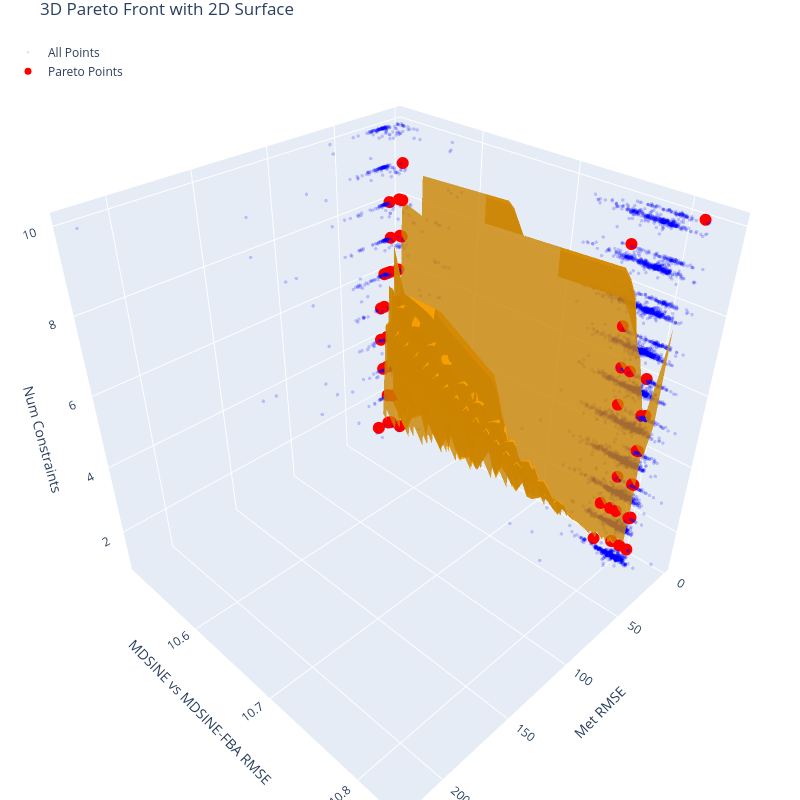

This figure's notebook cell:
### Code cell
### Here create pareto front for Monte Carlo Constraint FBA 

### Reading in all of the data from the simulation 
import ast
MC_constraint_directory = '/Users/haydengallo/UMass_Dropbox/Dropbox (UMass Medical School)/Bucci_Lab/glv_FBA/gLV_FBA_test_Kennedy_et_al_2025/processed_data_filtered_RC_all_cohorts_corrected_abs_abun/hpc_MC_FBA_constraints_test_1/'

met_rmse =[]
abun_rmse =[]
num_constraints = []
constraints = []
sim_num = []

conditions = ['Subject_1953_rmse']#, 'Subject_1999_rmse']
for j, name in enumerate(conditions):
    subdirectory = MC_constraint_directory + name
    temp_abun = []
    temp_met =[]
    for i in range(0,15000):
        
        temp_dir = subdirectory + '/rmse_dict_' + str(i) + '.csv'
        #print(temp_dir)
        if os.path.exists(temp_dir):
            #print(temp_dir)
            
            with open(temp_dir, 'r') as f:
                data_dict = json.load(f)
            met_rmse.append(data_dict['total_rmse'])
            constraints.append(data_dict['mets_constrained'])
            num_constraints.append(len(data_dict['mets_constrained']))
            abun_rmse.append(data_dict['rmse_MDSINE_vs_FBA'])
            sim_name = str(i)
            sim_num.append(sim_name)
            
data = list(zip(met_rmse, abun_rmse, num_constraints, constraints, sim_num))
mc_constraint_df = pd.DataFrame(data, columns=['met_rmse', 'abun_rmse', 'num_constraints', 'constraints', 'sim_num'])
mc_constraint_df

mc_constraint_df_filt = mc_constraint_df[mc_constraint_df['met_rmse'] != np.inf]

mc_constraint_df_filt_reduced = mc_constraint_df_filt.drop(columns=['constraints', 'sim_num'])

### determine pareto front
mask = paretoset(mc_constraint_df_filt_reduced, sense =['min', 'min', 'min'])
mc_constraint_df_filt['pareto'] = mask
mc_constraint_df_filt
            
# Create a figure
fig = go.Figure()

# Add scatter points for all data
fig.add_trace(go.Scatter3d(
    x=mc_constraint_df_filt['met_rmse'],
    y=np.log10(mc_constraint_df_filt['abun_rmse']),
    z=mc_constraint_df_filt['num_constraints'],
    mode='markers',
    marker=dict(
        size=2,
        color=mc_constraint_df_filt['pareto'].astype(int),  # Convert boolean to int for coloring
        colorscale=[[0, 'blue'], [1, 'red']],  # Blue for non-Pareto, red for Pareto
        opacity=0.2
    ),
    name='All Points'
))

# Filter only Pareto points
pareto_points = mc_constraint_df_filt[mc_constraint_df_filt['pareto'] == True]

# Extract coordinates of Pareto points
x = pareto_points['met_rmse'].values
y = np.log10(pareto_points['abun_rmse'].values)
z = pareto_points['num_constraints'].values
#pareto_sims = np.int64(pareto_points['sim_num'].values)

# Create a 2D surface for the Pareto front
if len(x) >= 4:
    # Create a grid for interpolation
    xi = np.linspace(min(x), max(x), 50)
    yi = np.linspace(min(y), max(y), 50)
    X, Y = np.meshgrid(xi, yi)
    
    # Interpolate z values over the grid
    points = np.vstack((x, y)).T
    Z = griddata(points, z, (X, Y), method='linear')
    
    color1 = 'orange'

    # Create the surface
    fig.add_trace(go.Surface(
        x=X,
        y=Y,
        z=Z,
        colorscale=[[0, color1], [1,color1]],
        opacity=0.8,
        showscale=False,
        name='Pareto Surface'
    ))
    
    # Add scatter points just for the Pareto optimal points to make them stand out
    fig.add_trace(go.Scatter3d(
        x=x, y=y, z=z,
        #hovertext=[f"sim_num={v:.3f}" for v in pareto_sims],
        mode='markers',
        marker=dict(
            size=7,
            color='red',
            symbol='circle'
        ),
        name='Pareto Points'
    ))

# Update the layout to make the figure cube-shaped
fig.update_layout(
    title='3D Pareto Front with 2D Surface',
    scene=dict(
        xaxis_title='Met RMSE',
        yaxis_title='MDSINE vs MDSINE-FBA RMSE',
        zaxis_title='Num Constraints',
        aspectmode='cube'  # Make the display cube-shaped
    ),
    legend=dict(
        yanchor="top",
        y=0.99,
        xanchor="left",
        x=0.01
    ),
    margin=dict(l=0, r=0, b=0, t=30),
    height=800,
    width=800  # Match height for a perfect cube display
)




# Show the figure
fig.show()

### Figure 1 — Plotly figure (JSON) as saved in the notebook; plotly's stock layout.template omitted (floating-point values rounded to 4 significant figures; data arrays with more than 128 entries replaced by an {"elided": "..."} marker saying what was removed)
{"data": [{"marker": {"color": {"elided": "10761 int values"}, "colorscale": [[0, "blue"], [1, "red"]], "opacity": 0.2, "size": 2}, "mode": "markers", "name": "All Points", "type": "scatter3d", "x": {"elided": "10761 float values"}, "y": {"elided": "10761 float values"}, "z": {"elided": "10761 int values"}}, {"colorscale": [[0, "orange"], [1, "orange"]], "name": "Pareto Surface", "opacity": 0.8, "showscale": false, "type": "surface", "x": {"elided": "50x50 float values"}, "y": {"elided": "50x50 float values"}, "z": {"elided": "50x50 float values"}}, {"marker": {"color": "red", "size": 7, "symbol": "circle"}, "mode": "markers", "name": "Pareto Points", "type": "scatter3d", "x": [13.71, 14.43, 12.55, 4.034, 4.044, 15.3, 4.031, 15.42, 13.45, 2.5, 11.79, 11.26, 12.17, 5.409, 3.789, 11.51, 5.698, 2.454, 19.62, 4.015, 4.59, 4.184, 3.73, 20.86, 4.351, 4.106, 4.124, 13.06, 12.63, 24.99, 5.274, 17.75, 5.182, 5.36, 5.381, 2.488, 17.42, 5.341, 5.545, 4.021, 6.0, 4.031, 5.349, 5.551, 21.28, 4.117, 12.09, 5.46, 4.311, 5.298, 3.95, 13.43, 15.69, 15.7, 15.61, 12.42, 5.382, 6.405], "y": [10.51, 10.51, 10.53, 10.8, 10.8, 10.51, 10.8, 10.51, 10.52, 10.76, 10.51, 10.78, 10.51, 10.78, 10.8, 10.51, 10.77, 10.82, 10.51, 10.79, 10.51, 10.77, 10.76, 10.51, 10.51, 10.8, 10.77, 10.51, 10.51, 10.51, 10.81, 10.51, 10.8, 10.79, 10.52, 10.8, 10.51, 10.8, 10.79, 10.8, 10.51, 10.78, 10.79, 10.51, 10.51, 10.52, 10.51, 10.51, 10.78, 10.8, 10.52, 10.51, 10.51, 10.51, 10.51, 10.51, 10.52, 10.51], "z": [1, 6, 1, 2, 3, 1, 4, 4, 2, 7, 7, 1, 6, 2, 4, 4, 2, 10, 3, 6, 8, 6, 9, 5, 8, 5, 5, 3, 3, 1, 1, 5, 2, 1, 7, 5, 6, 1, 1, 3, 6, 6, 2, 5, 4, 8, 8, 3, 3, 2, 9, 3, 3, 6, 2, 4, 7, 3]}], "layout": {"height": 800, "legend": {"x": 0.01, "xanchor": "left", "y": 0.99, "yanchor": "top"}, "margin": {"b": 0, "l": 0, "r": 0, "t": 30}, "scene": {"aspectmode": "cube", "xaxis": {"title": {"text": "Met RMSE"}}, "yaxis": {"title": {"text": "MDSINE vs MDSINE-FBA RMSE"}}, "zaxis": {"title": {"text": "Num Constraints"}}}, "title": {"text": "3D Pareto Front with 2D Surface"}, "width": 800}}
